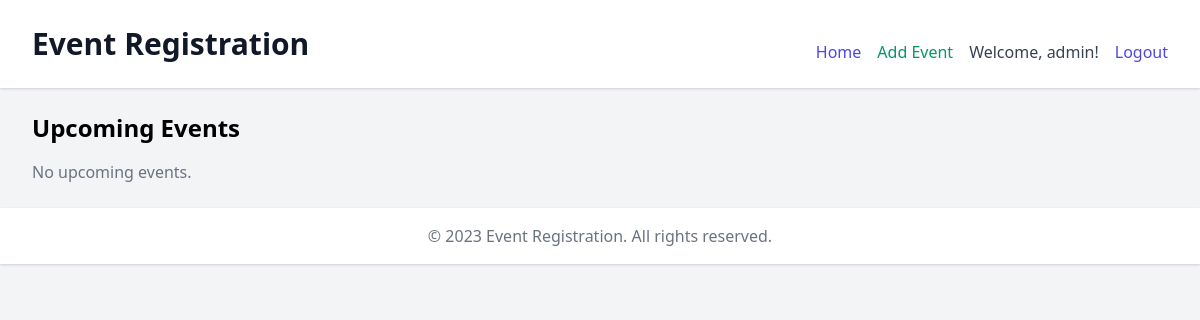
The app's page /events/reports/events/ (signed in), older data.
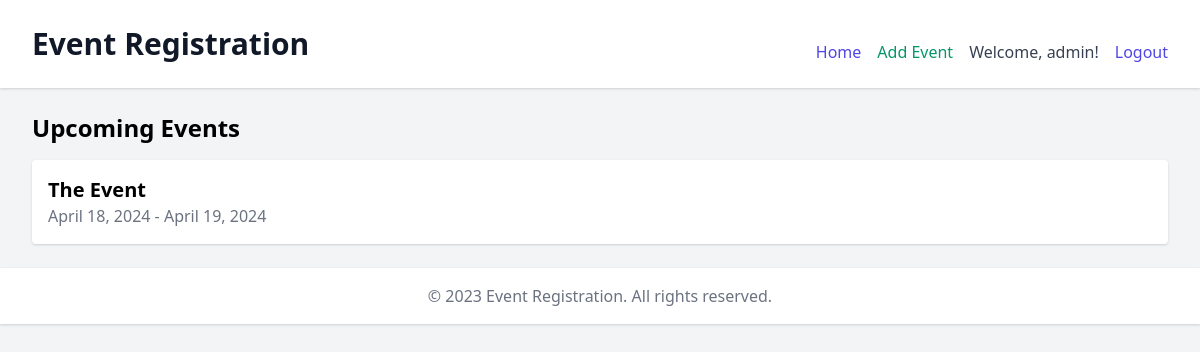
The same page, newer data.
### events/models.py (models this page shows, shortened)
class Event(models.Model):
    name = models.CharField(max_length=100)
    description = models.TextField()
    start_date = models.DateField()
    end_date = models.DateField()
    registrants = models.ManyToManyField(User, related_name='registered_events')

### events/views.py (the view)
# urls.py: path('reports/events/', views.event_list_report, name='event_list_report'),
@login_required
def event_list_report(request):
    events = Event.objects.filter(end_date__gte=timezone.now())
    return render(request, 'event_list_report.html', {'events': events})

### events/templates/event_list_report.html
{% extends 'base.html' %}
{% block content %}
  <h2 class="text-2xl font-bold mb-4">Upcoming Events</h2>
  <ul class="space-y-4">
    {% for event in events %}
      <li class="bg-white shadow p-4 rounded">
        <h3 class="text-xl font-bold">{{ event.name }}</h3>
        <p class="text-gray-500">{{ event.start_date }} - {{ event.end_date }}</p>
      </li>
    {% empty %}
      <li class="text-gray-500">No upcoming events.</li>
    {% endfor %}
  </ul>
{% endblock %}

Row changes from the older to the newer data that the page shows:
added Event: name "The Event", start_date "April 18, 2024", end_date "April 19, 2024"
Text that changed along with them:
text no longer shown: "No upcoming events."
